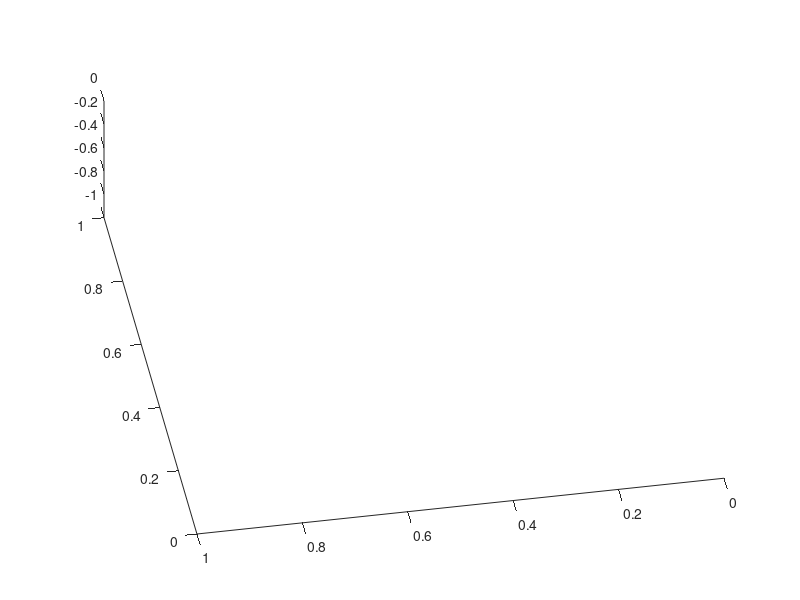

Write the MATLAB code that produced this figure. (Note: this script raises an error after producing the figure.)
% Script to display the wavelet power spectrum of Chew Bahir and other data
%
% 5 Sep 2019 - Trauth
% Extra 3D plot of wavelet power spectrum. We are using -abs(wt) with a
% different color axis.
f(11) = figure('Position',[0 800 800 500],...
    'Color',[1 1 1]);
a(11) = axes(...
    'ZLim',[-1 0],...
    'View',[-100 70]); hold on
s(11) = surf(newdata_a9(:,1),1./fr,-abs(wt),...
    'SpecularExponent',10,...
    'FaceLighting','phong',...
    'FaceColor','interp',...
    'EdgeColor','none');
colormap(jet)
caxis([-1 0.2])
li(11) = light('Parent',a(11),...
    'Style','local',...
    'Position',[145 70 155801]);
set(a(11),...
    'XLim',wavexlim,...
    'YLim',waveylim)
xlabel('Depth (m)')
ylabel('Wavelength (m)')
zlabel('Power')

%%
f(11) = figure('Position',[0 100 800 500],...
    'Color',[1 1 1]);
a(11) = axes('XLim',wavexlim,...
    'YLim',waveylim);
contourf(newdata_a9(:,1),1./fr,-abs(wt),15)
colormap(jet)
caxis([-1.5 0.4])
set(a(11),...
    'XGrid','On',...
    'YGrid','On',...
    'XLim',wavexlim,...
    'YLim',waveylim)
xlabel('Depth (m)')
ylabel('Wavelength (m)')
zlabel('Power')

%%




